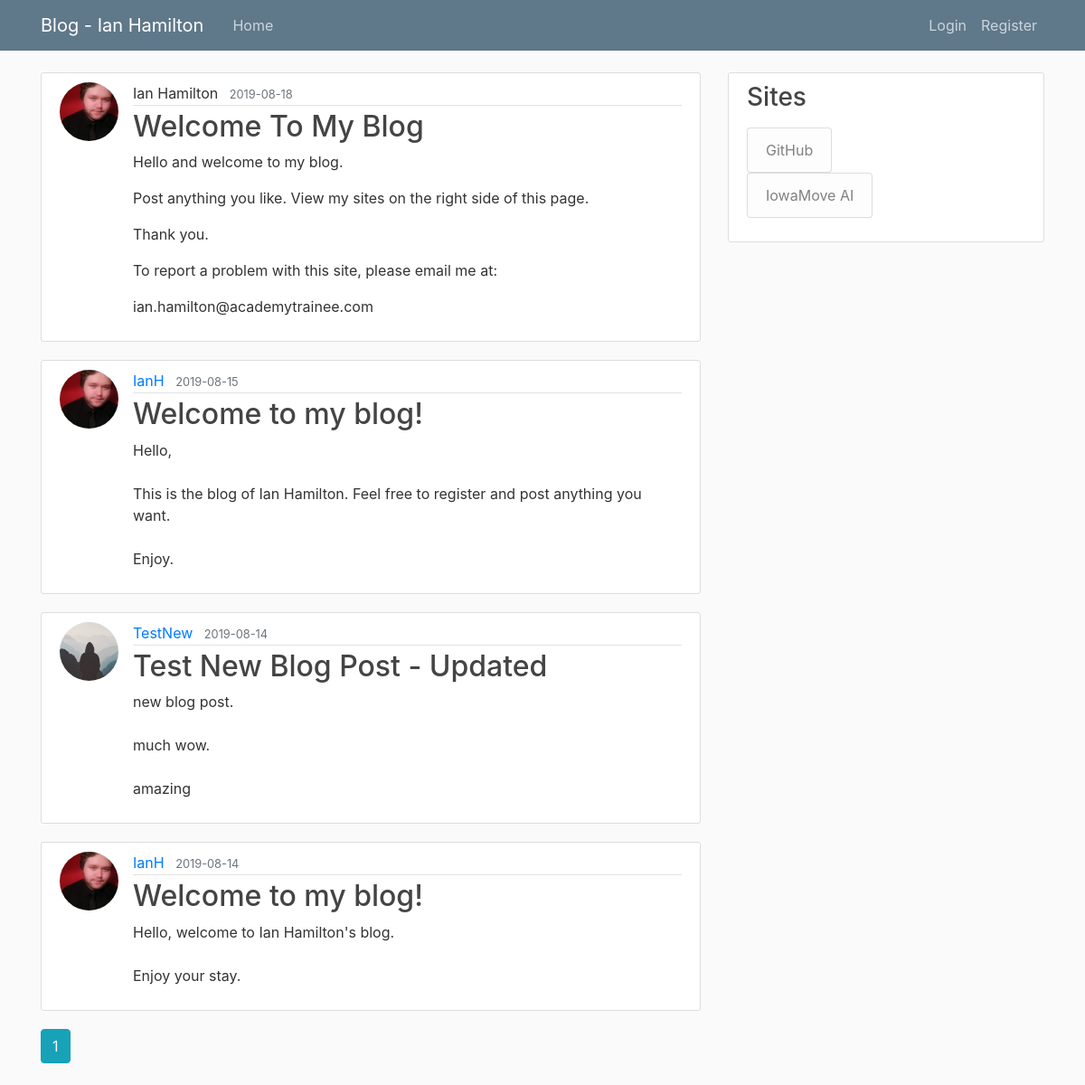
Page /home on the earlier database version.
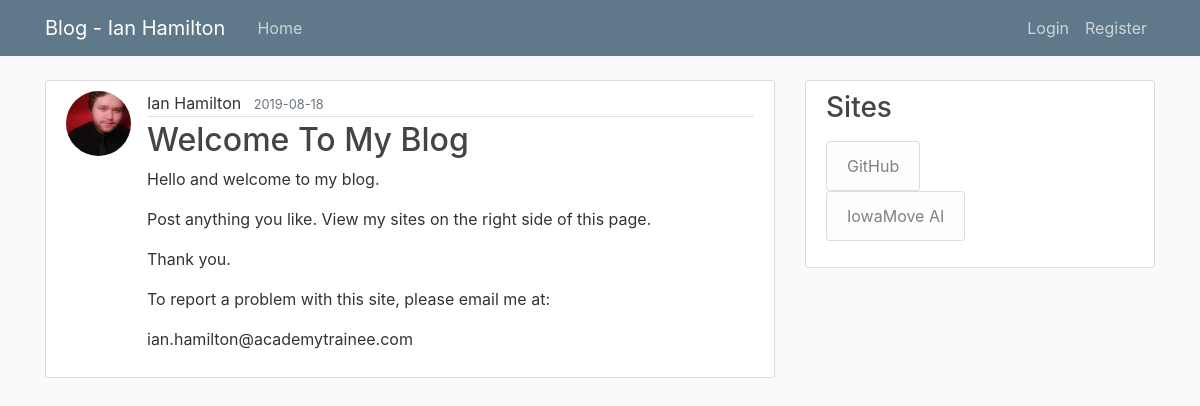
Same page on the later database version.
### application/models.py (models this page shows, shortened)
class Posts(db.Model):
	id = db.Column(db.Integer, primary_key=True)
	title = db.Column(db.String(100), nullable=False)
	date_posted = db.Column(db.DateTime, nullable=False, default=datetime.utcnow)
	content = db.Column(db.Text, nullable=False)
	user_id = db.Column(db.Integer, db.ForeignKey('users.id'), nullable=False)

class Users(db.Model, UserMixin):
	id = db.Column(db.Integer, primary_key=True)
	username = db.Column(db.String(20), unique=True, nullable=False)
	email = db.Column(db.String(120), unique=True, nullable=False)
	image_file = db.Column(db.String(20), nullable=False, default='default.jpg')
	password = db.Column(db.String(60), nullable=False)
	posts = db.relationship('Posts', backref='author', lazy=True)

### application/main/routes.py (the view)
@main.route('/')
@main.route('/home')
def home():
	page = request.args.get('page', 1, type=int)
	postData = Posts.query.order_by(Posts.date_posted.desc()).paginate(page=page, per_page=NUM_POSTS_PER_PAGE)
	return render_template('home.html', posts=postData)

### application/templates/home.html
{% extends "layout.html" %}
{% block body_content %}
		<article class="media content-section">
			<img class="rounded-circle article-img" src="{{ url_for('static', filename='profile_pics/' + 'c2390a61f07c45c9.png') }}">
		  <div class="media-body">
		    <div class="article-metadata">
		      <a class="mr-2">Ian Hamilton</a>
		      <small class="text-muted">2019-08-18</small>
		    </div>
		    <h2><a class="article-title">Welcome To My Blog</a></h2>
		    <p class="article-content">Hello and welcome to my blog.</p>
		    <p class="article-content">Post anything you like. View my sites on the right side of this page. </p>
		    <p class="article-content">Thank you.</p>
		    <p class="article-content">To report a problem with this site, please email me at:</p>
		    <p class="article-content">ian.hamilton@academytrainee.com</p>
		  </div>
		</article>
	{% for post in posts.items %}
		<article class="media content-section">
			<img class="rounded-circle article-img" src="{{ url_for('static', filename='profile_pics/' + post.author.image_file) }}">
		  <div class="media-body">
		    <div class="article-metadata">
		      <a class="mr-2" href="{{ url_for('users.user_posts', username=post.author.username) }}">{{ post.author.username }}</a>
		      <small class="text-muted">{{ post.date_posted.strftime('%Y-%m-%d') }}</small>
		    </div>
		    <h2><a class="article-title" href="{{ url_for('posts.post', post_id=post.id) }}">{{ post.title }}</a></h2>
		    <p class="article-content">{{ post.content }}</p>
		  </div>
		</article>
	{% endfor %}
	{% for page_num in posts.iter_pages(left_edge=1, right_edge=1, left_current=1, right_current=2) %}
		{% if page_num %}
			{% if posts.page == page_num %}
				<a class="btn btn-info mb-4" href="{{ url_for('main.home', page=page_num) }}">{{ page_num }}</a>
			{% else %}
				<a class="btn btn-outline-info mb-4" href="{{ url_for('main.home', page=page_num) }}">{{ page_num }}</a>
			{% endif %}
		{% else %}
			...
		{% endif %}
	{% endfor %}
{% endblock body_content %}

### application/templates/layout.html (shortened to what this page needs)
<!DOCTYPE html>
<html lang="en">
<head>
    <link rel="stylesheet" href="https://stackpath.bootstrapcdn.com/bootstrap/4.3.1/css/bootstrap.min.css">
    <link rel="stylesheet" type="text/css" href="{{ url_for('static', filename='main.css') }}">
</head>
<body>
	<header class="site-header">
	  	<nav class="navbar navbar-expand-md navbar-dark bg-steel fixed-top">
	    	<div class="container">
	      		<a class="navbar-brand mr-4" href="{{ url_for('main.home') }}">Blog - Ian Hamilton</a>
		      	<div class="collapse navbar-collapse" id="navbarToggle">
		        	<div class="navbar-nav mr-auto">
	    	      		<a class="nav-item nav-link" href="{{ url_for('main.home') }}">Home</a>
	        		</div>
	        		<div class="navbar-nav">
	        		{% if current_user.is_authenticated %}
	        			<a class="nav-item nav-link" href="{{ url_for('posts.new_post') }}">New Post</a>
	        			<a class="nav-item nav-link" href="{{ url_for('users.account') }}">Account</a>
	        			<a class="nav-item nav-link" href="{{ url_for('users.logout') }}">Logout</a>
	        		{% else %}
	        			<a class="nav-item nav-link" href="{{ url_for('users.login') }}">Login</a>
	        			<a class="nav-item nav-link" href="{{ url_for('users.register') }}">Register</a>
	        		{% endif %}
	        		</div>
	        	</div>
	    	</div>
		</nav>
	</header>
	<main role="main" class="container">
		<div class="row">
	    	<div class="col-md-8">
	    		{% block body_content %}{% endblock %}
	    	</div>
	    	<div class="col-md-4">
	    		<div class="content-section">
	        		<h3>Sites</h3>
	        		<p class='text-muted'>
	        		<ul class="list-group">
	        			<div class="navbar-nav mr-auto">
	    	      		<a class="list-group-item list-group-item-light" href="https://github.com/IanHamilton45" target="_blank">GitHub</a>
	        			</div>
					<div class="navbar-nav mr-auto">
	    	      		<a class="list-group-item list-group-item-light" href="http://35.197.208.50" target="_blank">IowaMove AI</a>
	        			</div>
	          		</ul>
	        		</p>
	    		</div>
	    	</div>
		</div>
	</main>
</body>
</html>

### application/static/main.css (style rules this page uses)
body { background: #fafafa; color: #333333; margin-top: 5rem; }
h1, h2, h3, h4, h5, h6 { color: #444444; }
.bg-steel { background-color: #5f788a; }
.site-header .navbar-nav .nav-link { color: #cbd5db; }
.content-section { background: #ffffff; padding: 10px 20px; border: 1px solid #dddddd; border-radius: 3px; margin-bottom: 20px; }
.article-title { color: #444444; }
.article-content { white-space: pre-line; }
.article-img { height: 65px; width: 65px; margin-right: 16px; }
.article-metadata { padding-bottom: 1px; margin-bottom: 4px; border-bottom: 1px solid #e3e3e3 }

Differences in the rows shown:
removed Posts: image_file (picture), author.username "IanH", date_posted "2019-08-15", title "Welcome to my blog!", content "Hello, This is the blog of Ian Hamilton. Feel free to register and post anything you want. Enjoy."
removed Posts: image_file (placeholder picture), author.username "TestNew", date_posted "2019-08-14", title "Test New Blog Post - Updated", content "new blog post. much wow. amazing"
removed Posts: image_file (picture), author.username "IanH", date_posted "2019-08-14", title "Welcome to my blog!", content "Hello, welcome to Ian Hamilton's blog. Enjoy your stay."
Other differences:
list line gone: "1"
